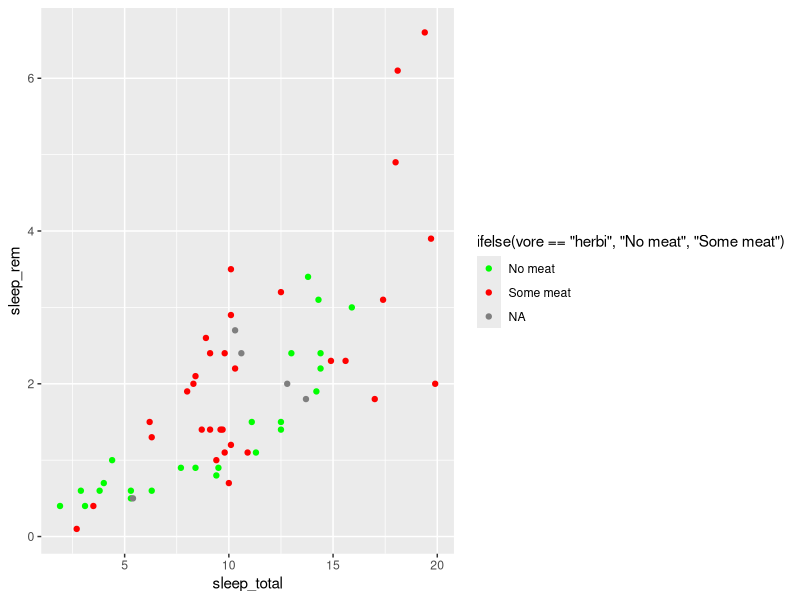
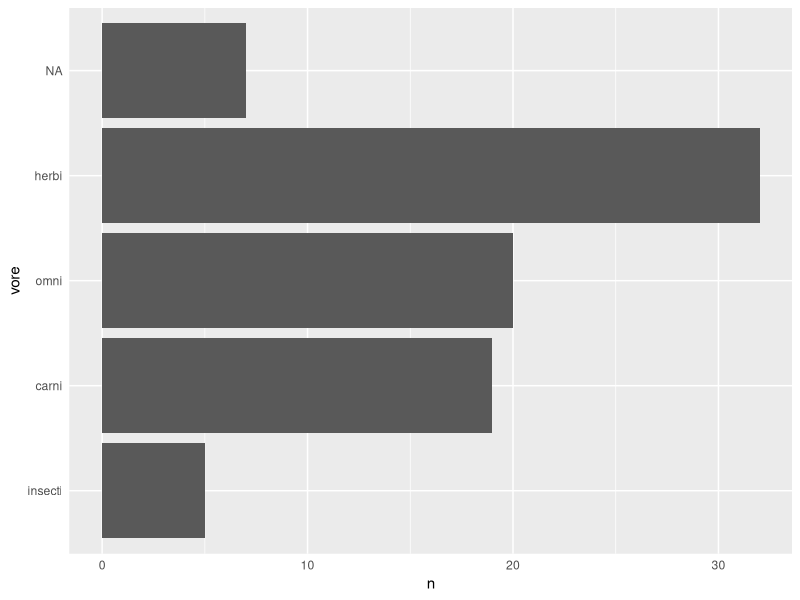

Here is the R script that generated these plots, in order:
## ---- chunk 1
knitr::opts_chunk$set(echo = TRUE)
library(tidyverse)
## ---- chunk 2
msleep %>%
  ggplot() +
  aes(x = sleep_total,
      y = sleep_rem,
      colour = ifelse(vore == "herbi", "No meat", "Some meat")) +
  geom_point() +
  scale_color_manual(values = c("No meat" = "green", "Some meat" = "red")) #to change the colors manually
## ---- chunk 3
msleep %>%
  count(vore) %>%
  mutate(vore = fct_reorder(vore, n)) %>% #modify columns or create a new column
  ggplot() +
  aes(x = n,
      y = vore) + 
  geom_col() +
  theme(axis.ticks = element_blank()) #gets rid of the - on column names
  
